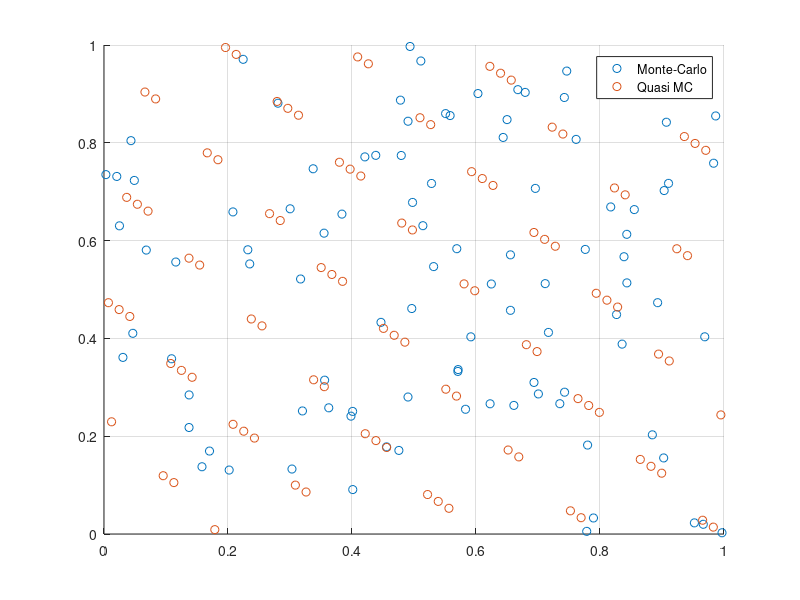

This figure's MATLAB source:
clc; clear; close all

n = [10^1, 10^2, 10^3, 10^4, 10^5, 10^6]';

a = 1.96;

% ici on calcule f(x)

for i = 1:length(n)
    N = n(i);
    XMC = rand(N, 1);
    YMC = rand(N, 1);
    
    IMC(i) = 1/N * sum(exp(XMC+YMC));
    
    p = (1:N)';
    XQMC = p * sqrt(2) - fix(p * sqrt(2));
    YQMC = p * sqrt(3) - fix(p * sqrt(3));
    
    IQMC(i) = 1/N * sum(exp(XQMC+YQMC));
end

figure(1)
affichage = 100;
scatter(XMC(1:affichage), YMC(1:affichage))
hold on
scatter(XQMC(1:affichage), YQMC(1:affichage))
grid()
legend("Monte-Carlo", "Quasi MC")